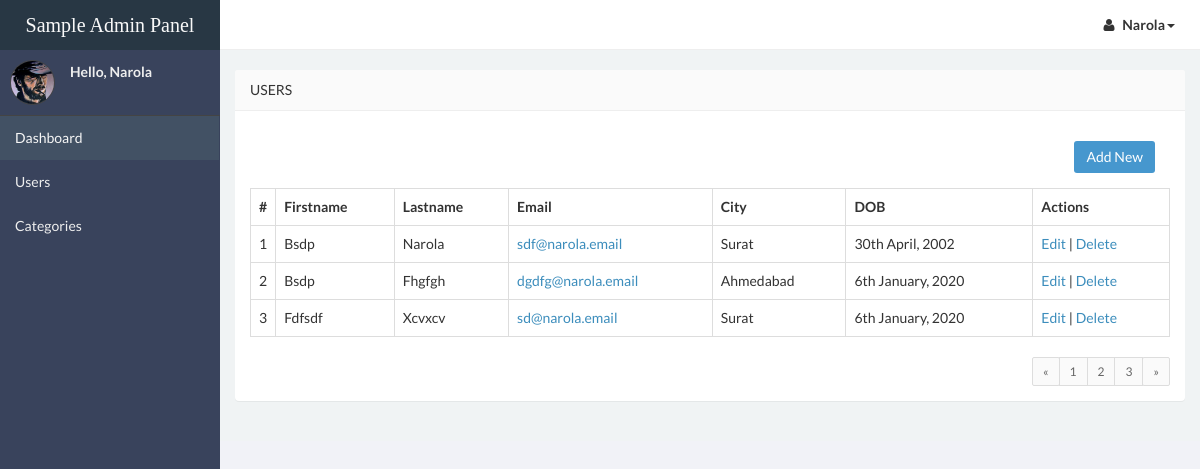
Page /corephp/admin/users.php (signed in) on the committed database.
### tables this page shows
CREATE TABLE IF NOT EXISTS `users` (
  `id` int(11) NOT NULL AUTO_INCREMENT,
  `firstname` varchar(50) NOT NULL,
  `lastname` varchar(50) NOT NULL,
  `email` varchar(50) NOT NULL,
  `password` varchar(32) NOT NULL,
  `city` varchar(50) NOT NULL,
  `dob` date NOT NULL,
  `is_admin` tinyint(1) NOT NULL DEFAULT '0',
  PRIMARY KEY (`id`)
);

### corephp/admin/users.php (the view, shortened to what this page needs)
<?php
    include_once 'includes/header.php';
    $users_sql    = "SELECT * FROM users ORDER BY firstname";
    $users_result = $conn->query($users_sql);
?>
<aside class="right-side">
    <section class="content">
        <div class="row">
            <div class="col-md-12">
                <div class="panel">
                    <header class="panel-heading">
                        Users
                    </header>
                    <div class="panel-body">
                        <div class="panel-body">
                            <a href="add_user.php" style="float:right;" class="btn btn-primary">Add New</a>
                        </div>
                        <table class="table table-bordered">
                            <tbody>
                                <tr>
                                    <th style="width: 10px">#</th>
                                    <th>Firstname</th>
                                    <th>Lastname</th>
                                    <th>Email</th>
                                    <th>City</th>
                                    <th>DOB</th>
                                    <th>Actions</th>
                                </tr>
                                <?php
                                if ($users_result->num_rows > 0)
                                {
                                $sr_no = 1;
                                while ($user = $users_result->fetch_assoc())
                                {
                                ?>
                                <tr id="user_<?php echo $user['id'] ?>">
                                    <td>
                                        <?php echo $sr_no; ?>
                                    </td>
                                    <td>
                                        <?php echo ucwords($user['firstname']) ?>
                                    </td>
                                    <td>
                                        <?php echo ucwords($user['lastname']) ?>
                                    </td>
                                    <td><a href="mailto:<?php echo $user['email'] ?>">
                                            <?php echo $user['email'] ?></a></td>
                                    <td>
                                        <?php echo ucwords($user['city']) ?>
                                    </td>
                                    <td>
                                        <?php echo date('jS F, Y', strtotime($user['dob'])); ?>
                                    </td>
                                    <td>
                                        <a href="edit_user.php?id=<?php echo $user['id'] ?>">Edit</a> |
                                        <a href="javascript:void(0);" onclick="delete_user(<?php echo $user['id'] ?>)">Delete</a>
                                    </td>
                                </tr>
                                <?php
                                $sr_no++;
                                }
                                }
                                else
                                {
                                ?>
                                <tr>
                                    <td colspan="7" align="center">No records.</td>
                                </tr>
                                <?php
                                }
                                ?>
                            </tbody>
                        </table>
                        <div class="table-foot">
                            <ul class="pagination pagination-sm no-margin pull-right">
                                <li><a href="#">«</a></li>
                                <li><a href="#">1</a></li>
                                <li><a href="#">2</a></li>
                                <li><a href="#">3</a></li>
                                <li><a href="#">»</a></li>
                            </ul>
                        </div>
                    </div>
                </div>
            </div>
        </div>
    </section>
</aside>
<?php
    include_once 'includes/footer.php';
    ?>

### corephp/admin/includes/header.php (shortened to what this page needs)
<!DOCTYPE html>
<html>
    <head>
        <link href="css/bootstrap.min.css" rel="stylesheet" type="text/css" />
        <link href="css/font-awesome.min.css" rel="stylesheet" type="text/css" />
        <link href="css/ionicons.min.css" rel="stylesheet" type="text/css" />
        <link href="css/morris/morris.css" rel="stylesheet" type="text/css" />
        <link href="css/jvectormap/jquery-jvectormap-1.2.2.css" rel="stylesheet" type="text/css" />
        <link href="css/datepicker/datepicker3.css" rel="stylesheet" type="text/css" />
        <link href="css/daterangepicker/daterangepicker-bs3.css" rel="stylesheet" type="text/css" />
        <link href="css/iCheck/all.css" rel="stylesheet" type="text/css" />
        <link href="css/style.css" rel="stylesheet" type="text/css" />
    </head>
    <body class="skin-black">
        <header class="header">
            <a href="index.html" class="logo">
                Sample Admin Panel
            </a>
            <nav class="navbar navbar-static-top" role="navigation">
                <div class="navbar-right">
                    <ul class="nav navbar-nav">
                        <li class="dropdown user user-menu">
                            <a href="#" class="dropdown-toggle" data-toggle="dropdown">
                                <i class="fa fa-user"></i>
                                <span><?php echo ucwords($_SESSION['username']);  ?><i class="caret"></i></span>
                            </a>
                        </li>
                    </ul>
                </div>
            </nav>
        </header>
        <div class="wrapper row-offcanvas row-offcanvas-left">
            <aside class="left-side sidebar-offcanvas">
                <section class="sidebar">
                    <div class="user-panel">
                        <div class="pull-left image">
                            <img src="img/26115.jpg" class="img-circle" alt="User Image" />
                        </div>
                        <div class="pull-left info">
                            <p>Hello, <?php echo ucwords($_SESSION['username']);  ?></p>
                        </div>
                    </div>
                    <ul class="sidebar-menu">
                        <li class="active">
                            <a href="dashboard.php">
                                <span>Dashboard</span>
                            </a>
                        </li>
                        <li>
                            <a href="users.php">
                                <span>Users</span>
                            </a>
                        </li>
                        <li>
                            <a href="categories.php">
                                <span>Categories</span>
                            </a>
                        </li>
                    </ul>
                </section>
            </aside>

### corephp/admin/includes/footer.php (shortened to what this page needs)
</div>
        </body>
    </html>

### rows in the picture
users: firstname "Bsdp", lastname "Narola", email "sdf@narola.email", city "Surat", dob "30th April, 2002"
users: firstname "Bsdp", lastname "Fhgfgh", email "dgdfg@narola.email", city "Ahmedabad", dob "6th January, 2020"
users: firstname "Fdfsdf", lastname "Xcvxcv", email "sd@narola.email", city "Surat", dob "6th January, 2020"

### other values in the picture
$_SESSION['username'] "Narola"
